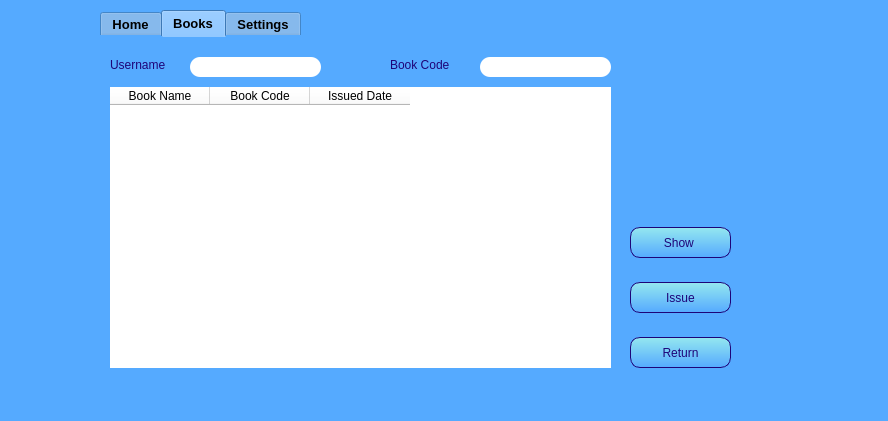
<?xml version="1.0" encoding="UTF-8"?>
<ui version="4.0">
 <class>MainWindow</class>
 <widget class="QMainWindow" name="MainWindow">
  <property name="geometry">
   <rect>
    <x>0</x>
    <y>0</y>
    <width>888</width>
    <height>421</height>
   </rect>
  </property>
  <property name="windowTitle">
   <string>Library Management System</string>
  </property>
  <property name="windowIcon">
   <iconset resource="icons.qrc">
    <normaloff>:/icons/library.png</normaloff>:/icons/library.png</iconset>
  </property>
  <property name="styleSheet">
   <string notr="true">background-color:#55AAFF</string>
  </property>
  <widget class="QWidget" name="centralwidget">
   <widget class="QPushButton" name="pushButton">
    <property name="geometry">
     <rect>
      <x>10</x>
      <y>40</y>
      <width>75</width>
      <height>71</height>
     </rect>
    </property>
    <property name="contextMenuPolicy">
     <enum>Qt::DefaultContextMenu</enum>
    </property>
    <property name="text">
     <string/>
    </property>
    <property name="icon">
     <iconset resource="icons.qrc">
      <normaloff>:/icons/home.png</normaloff>:/icons/home.png</iconset>
    </property>
    <property name="iconSize">
     <size>
      <width>50</width>
      <height>50</height>
     </size>
    </property>
    <property name="flat">
     <bool>true</bool>
    </property>
   </widget>
   <widget class="QPushButton" name="pushButton_2">
    <property name="geometry">
     <rect>
      <x>10</x>
      <y>170</y>
      <width>75</width>
      <height>71</height>
     </rect>
    </property>
    <property name="text">
     <string/>
    </property>
    <property name="icon">
     <iconset resource="icons.qrc">
      <normaloff>:/icons/books.png</normaloff>:/icons/books.png</iconset>
    </property>
    <property name="iconSize">
     <size>
      <width>50</width>
      <height>50</height>
     </size>
    </property>
    <property name="checkable">
     <bool>false</bool>
    </property>
    <property name="flat">
     <bool>true</bool>
    </property>
   </widget>
   <widget class="QPushButton" name="pushButton_3">
    <property name="geometry">
     <rect>
      <x>10</x>
      <y>290</y>
      <width>75</width>
      <height>61</height>
     </rect>
    </property>
    <property name="text">
     <string/>
    </property>
    <property name="icon">
     <iconset resource="icons.qrc">
      <normaloff>:/icons/settings.png</normaloff>:/icons/settings.png</iconset>
    </property>
    <property name="iconSize">
     <size>
      <width>50</width>
      <height>50</height>
     </size>
    </property>
    <property name="flat">
     <bool>true</bool>
    </property>
   </widget>
   <widget class="QTabWidget" name="tabWidget">
    <property name="geometry">
     <rect>
      <x>100</x>
      <y>10</y>
      <width>791</width>
      <height>401</height>
     </rect>
    </property>
    <property name="font">
     <font>
      <family>Segoe UI</family>
      <pointsize>10</pointsize>
      <weight>75</weight>
      <bold>true</bold>
      <kerning>true</kerning>
     </font>
    </property>
    <property name="mouseTracking">
     <bool>false</bool>
    </property>
    <property name="autoFillBackground">
     <bool>false</bool>
    </property>
    <property name="styleSheet">
     <string notr="true">border:0</string>
    </property>
    <property name="locale">
     <locale language="Hindi" country="India"/>
    </property>
    <property name="currentIndex">
     <number>1</number>
    </property>
    <widget class="QWidget" name="tab_1">
     <attribute name="title">
      <string>Home</string>
     </attribute>
     <widget class="QTableWidget" name="tableWidget">
      <property name="geometry">
       <rect>
        <x>0</x>
        <y>50</y>
        <width>781</width>
        <height>341</height>
       </rect>
      </property>
      <property name="styleSheet">
       <string notr="true">background-color: rgb(255, 255, 255);
font-color:#1E0478;</string>
      </property>
      <property name="frameShadow">
       <enum>QFrame::Raised</enum>
      </property>
      <column>
       <property name="text">
        <string>Book Name</string>
       </property>
      </column>
      <column>
       <property name="text">
        <string>Book Code</string>
       </property>
      </column>
      <column>
       <property name="text">
        <string>Book Category</string>
       </property>
      </column>
      <column>
       <property name="text">
        <string>Book Author</string>
       </property>
      </column>
      <column>
       <property name="text">
        <string>Book Publisher</string>
       </property>
      </column>
      <column>
       <property name="text">
        <string>Book Price</string>
       </property>
      </column>
      <column>
       <property name="text">
        <string>Book Count</string>
       </property>
      </column>
     </widget>
     <widget class="QPushButton" name="pushButton_4">
      <property name="geometry">
       <rect>
        <x>690</x>
        <y>20</y>
        <width>75</width>
        <height>23</height>
       </rect>
      </property>
      <property name="styleSheet">
       <string notr="true">
background-color: qlineargradient(x1: 0, y1: 0, x2: 0, y2: 1, stop: 0 #94E7EF, stop: 1 #55AAFF);
border-style: solid;
border-color: #1E0478;
border-width: 1px;
border-radius: 10px;
color:#1E0478;
</string>
      </property>
      <property name="text">
       <string>SEARCH</string>
      </property>
     </widget>
     <widget class="QPushButton" name="pushButton_7">
      <property name="geometry">
       <rect>
        <x>600</x>
        <y>20</y>
        <width>75</width>
        <height>23</height>
       </rect>
      </property>
      <property name="styleSheet">
       <string notr="true">
background-color: qlineargradient(x1: 0, y1: 0, x2: 0, y2: 1, stop: 0 #94E7EF, stop: 1 #55AAFF);
border-style: solid;
border-color: #1E0478;
border-width: 1px;
border-radius: 10px;
color:#1E0478;
</string>
      </property>
      <property name="text">
       <string>Refresh</string>
      </property>
     </widget>
     <widget class="QLineEdit" name="lineEdit">
      <property name="geometry">
       <rect>
        <x>0</x>
        <y>20</y>
        <width>131</width>
        <height>20</height>
       </rect>
      </property>
      <property name="styleSheet">
       <string notr="true">background-color: rgb(255, 255, 255);
border-radius: 10px
</string>
      </property>
      <property name="placeholderText">
       <string>   Enter Title here</string>
      </property>
     </widget>
    </widget>
    <widget class="QWidget" name="tab_2">
     <attribute name="title">
      <string>Books</string>
     </attribute>
     <widget class="QTabWidget" name="tabWidget_2">
      <property name="geometry">
       <rect>
        <x>-10</x>
        <y>0</y>
        <width>811</width>
        <height>401</height>
       </rect>
      </property>
      <property name="font">
       <font>
        <pointsize>9</pointsize>
       </font>
      </property>
      <property name="styleSheet">
       <string notr="true"> border: 0; </string>
      </property>
      <property name="currentIndex">
       <number>0</number>
      </property>
      <property name="elideMode">
       <enum>Qt::ElideNone</enum>
      </property>
      <property name="documentMode">
       <bool>false</bool>
      </property>
      <property name="tabsClosable">
       <bool>false</bool>
      </property>
      <property name="movable">
       <bool>true</bool>
      </property>
      <property name="tabBarAutoHide">
       <bool>true</bool>
      </property>
      <widget class="QWidget" name="tab_4">
       <attribute name="title">
        <string>New Task</string>
       </attribute>
       <widget class="QLineEdit" name="lineEdit_2">
        <property name="geometry">
         <rect>
          <x>390</x>
          <y>20</y>
          <width>131</width>
          <height>20</height>
         </rect>
        </property>
        <property name="styleSheet">
         <string notr="true">background-color: rgb(255, 255, 255);
border-radius: 10px

</string>
        </property>
        <property name="inputMethodHints">
         <set>Qt::ImhDigitsOnly</set>
        </property>
       </widget>
       <widget class="QLineEdit" name="lineEdit_3">
        <property name="geometry">
         <rect>
          <x>100</x>
          <y>20</y>
          <width>131</width>
          <height>20</height>
         </rect>
        </property>
        <property name="styleSheet">
         <string notr="true">background-color: rgb(255, 255, 255);
border-radius: 10px
</string>
        </property>
       </widget>
       <widget class="QPushButton" name="pushButton_5">
        <property name="geometry">
         <rect>
          <x>540</x>
          <y>245</y>
          <width>101</width>
          <height>31</height>
         </rect>
        </property>
        <property name="styleSheet">
         <string notr="true">
background-color: qlineargradient(x1: 0, y1: 0, x2: 0, y2: 1, stop: 0 #94E7EF, stop: 1 #55AAFF);
border-style: solid;
border-color: #1E0478;
border-width: 1px;
border-radius: 10px;
color:#1E0478;
</string>
        </property>
        <property name="text">
         <string>Issue</string>
        </property>
       </widget>
       <widget class="QLabel" name="label_2">
        <property name="geometry">
         <rect>
          <x>20</x>
          <y>20</y>
          <width>71</width>
          <height>16</height>
         </rect>
        </property>
        <property name="font">
         <font>
          <pointsize>9</pointsize>
         </font>
        </property>
        <property name="styleSheet">
         <string notr="true">color:#1E0478</string>
        </property>
        <property name="text">
         <string>Username</string>
        </property>
       </widget>
       <widget class="QLabel" name="label_3">
        <property name="geometry">
         <rect>
          <x>300</x>
          <y>20</y>
          <width>71</width>
          <height>16</height>
         </rect>
        </property>
        <property name="font">
         <font>
          <pointsize>9</pointsize>
         </font>
        </property>
        <property name="styleSheet">
         <string notr="true">color:#1E0478</string>
        </property>
        <property name="text">
         <string>Book Code</string>
        </property>
       </widget>
       <widget class="QPushButton" name="pushButton_12">
        <property name="geometry">
         <rect>
          <x>540</x>
          <y>300</y>
          <width>101</width>
          <height>31</height>
         </rect>
        </property>
        <property name="styleSheet">
         <string notr="true">
background-color: qlineargradient(x1: 0, y1: 0, x2: 0, y2: 1, stop: 0 #94E7EF, stop: 1 #55AAFF);
border-style: solid;
border-color: #1E0478;
border-width: 1px;
border-radius: 10px;
color:#1E0478;
</string>
        </property>
        <property name="text">
         <string>Return</string>
        </property>
       </widget>
       <widget class="QTableWidget" name="tableWidget_2">
        <property name="geometry">
         <rect>
          <x>20</x>
          <y>50</y>
          <width>501</width>
          <height>281</height>
         </rect>
        </property>
        <property name="minimumSize">
         <size>
          <width>501</width>
          <height>0</height>
         </size>
        </property>
        <property name="maximumSize">
         <size>
          <width>501</width>
          <height>291</height>
         </size>
        </property>
        <property name="styleSheet">
         <string notr="true">background-color: rgb(255, 255, 255);</string>
        </property>
        <property name="frameShadow">
         <enum>QFrame::Raised</enum>
        </property>
        <column>
         <property name="text">
          <string>Book Name</string>
         </property>
        </column>
        <column>
         <property name="text">
          <string>Book Code</string>
         </property>
        </column>
        <column>
         <property name="text">
          <string>Issued Date</string>
         </property>
        </column>
       </widget>
       <widget class="QLabel" name="label_5">
        <property name="geometry">
         <rect>
          <x>530</x>
          <y>120</y>
          <width>261</width>
          <height>51</height>
         </rect>
        </property>
        <property name="font">
         <font>
          <pointsize>10</pointsize>
         </font>
        </property>
        <property name="styleSheet">
         <string notr="true">color:#1E0478</string>
        </property>
        <property name="text">
         <string/>
        </property>
       </widget>
       <widget class="QPushButton" name="pushButton_10">
        <property name="geometry">
         <rect>
          <x>540</x>
          <y>190</y>
          <width>101</width>
          <height>31</height>
         </rect>
        </property>
        <property name="styleSheet">
         <string notr="true">
background-color: qlineargradient(x1: 0, y1: 0, x2: 0, y2: 1, stop: 0 #94E7EF, stop: 1 #55AAFF);
border-style: solid;
border-color: #1E0478;
border-width: 1px;
border-radius: 10px;
color:#1E0478;
</string>
        </property>
        <property name="text">
         <string>Show </string>
        </property>
       </widget>
      </widget>
     </widget>
    </widget>
    <widget class="QWidget" name="tab_3">
     <attribute name="title">
      <string>Settings</string>
     </attribute>
     <widget class="QPushButton" name="pushButton_8">
      <property name="enabled">
       <bool>false</bool>
      </property>
      <property name="geometry">
       <rect>
        <x>410</x>
        <y>330</y>
        <width>101</width>
        <height>31</height>
       </rect>
      </property>
      <property name="font">
       <font>
        <pointsize>11</pointsize>
        <weight>50</weight>
        <bold>false</bold>
        <underline>false</underline>
        <kerning>true</kerning>
       </font>
      </property>
      <property name="styleSheet">
       <string notr="true">
background-color: qlineargradient(x1: 0, y1: 0, x2: 0, y2: 1, stop: 0 #94E7EF, stop: 1 #55AAFF);
border-style: solid;
border-color: #1E0478;
border-width: 1px;
border-radius: 10px;
color:#1E0478;
</string>
      </property>
      <property name="text">
       <string>Export Books</string>
      </property>
     </widget>
     <widget class="QPushButton" name="pushButton_13">
      <property name="enabled">
       <bool>false</bool>
      </property>
      <property name="geometry">
       <rect>
        <x>530</x>
        <y>330</y>
        <width>101</width>
        <height>31</height>
       </rect>
      </property>
      <property name="font">
       <font>
        <pointsize>11</pointsize>
       </font>
      </property>
      <property name="styleSheet">
       <string notr="true">
background-color: qlineargradient(x1: 0, y1: 0, x2: 0, y2: 1, stop: 0 #94E7EF, stop: 1 #55AAFF);
border-style: solid;
border-color: #1E0478;
border-width: 1px;
border-radius: 10px;
color:#1E0478;
</string>
      </property>
      <property name="text">
       <string>Export Users</string>
      </property>
     </widget>
     <widget class="QLineEdit" name="lineEdit_7">
      <property name="geometry">
       <rect>
        <x>500</x>
        <y>210</y>
        <width>131</width>
        <height>20</height>
       </rect>
      </property>
      <property name="styleSheet">
       <string notr="true">background-color: rgb(255, 255, 255);
border-radius: 10px
</string>
      </property>
     </widget>
     <widget class="QLabel" name="label_14">
      <property name="geometry">
       <rect>
        <x>410</x>
        <y>250</y>
        <width>71</width>
        <height>21</height>
       </rect>
      </property>
      <property name="font">
       <font>
        <pointsize>9</pointsize>
       </font>
      </property>
      <property name="styleSheet">
       <string notr="true">color: #1E0478;</string>
      </property>
      <property name="text">
       <string>Book Count</string>
      </property>
     </widget>
     <widget class="QLabel" name="label_8">
      <property name="geometry">
       <rect>
        <x>410</x>
        <y>50</y>
        <width>71</width>
        <height>16</height>
       </rect>
      </property>
      <property name="font">
       <font>
        <pointsize>9</pointsize>
       </font>
      </property>
      <property name="styleSheet">
       <string notr="true">color: #1E0478;</string>
      </property>
      <property name="text">
       <string>Book Code</string>
      </property>
     </widget>
     <widget class="QLabel" name="label_9">
      <property name="geometry">
       <rect>
        <x>410</x>
        <y>210</y>
        <width>71</width>
        <height>21</height>
       </rect>
      </property>
      <property name="font">
       <font>
        <pointsize>9</pointsize>
       </font>
      </property>
      <property name="styleSheet">
       <string notr="true">color: #1E0478;</string>
      </property>
      <property name="text">
       <string>Book Price</string>
      </property>
     </widget>
     <widget class="QPushButton" name="pushButton_11">
      <property name="geometry">
       <rect>
        <x>60</x>
        <y>310</y>
        <width>101</width>
        <height>31</height>
       </rect>
      </property>
      <property name="font">
       <font>
        <pointsize>14</pointsize>
       </font>
      </property>
      <property name="focusPolicy">
       <enum>Qt::StrongFocus</enum>
      </property>
      <property name="acceptDrops">
       <bool>false</bool>
      </property>
      <property name="autoFillBackground">
       <bool>false</bool>
      </property>
      <property name="styleSheet">
       <string notr="true">
background-color: qlineargradient(x1: 0, y1: 0, x2: 0, y2: 1, stop: 0 #94E7EF, stop: 1 #55AAFF);
border-style: solid;
border-color: #1E0478;
border-width: 1px;
border-radius: 10px;
color:#1E0478;
</string>
      </property>
      <property name="text">
       <string>Login</string>
      </property>
      <property name="checkable">
       <bool>false</bool>
      </property>
      <property name="checked">
       <bool>false</bool>
      </property>
      <property name="default">
       <bool>false</bool>
      </property>
      <property name="flat">
       <bool>false</bool>
      </property>
     </widget>
     <widget class="QLineEdit" name="lineEdit_8">
      <property name="geometry">
       <rect>
        <x>500</x>
        <y>130</y>
        <width>131</width>
        <height>20</height>
       </rect>
      </property>
      <property name="styleSheet">
       <string notr="true">background-color: rgb(255, 255, 255);
border-radius: 10px
</string>
      </property>
     </widget>
     <widget class="QLabel" name="label_10">
      <property name="geometry">
       <rect>
        <x>410</x>
        <y>170</y>
        <width>61</width>
        <height>21</height>
       </rect>
      </property>
      <property name="font">
       <font>
        <pointsize>9</pointsize>
       </font>
      </property>
      <property name="styleSheet">
       <string notr="true">color: #1E0478;</string>
      </property>
      <property name="text">
       <string>Publisher</string>
      </property>
     </widget>
     <widget class="QLabel" name="label_4">
      <property name="geometry">
       <rect>
        <x>26</x>
        <y>90</y>
        <width>191</width>
        <height>61</height>
       </rect>
      </property>
      <property name="font">
       <font>
        <pointsize>18</pointsize>
       </font>
      </property>
      <property name="styleSheet">
       <string notr="true">color:#1E0478</string>
      </property>
      <property name="text">
       <string> ADMIN'S SPACE</string>
      </property>
     </widget>
     <widget class="QLabel" name="label_11">
      <property name="geometry">
       <rect>
        <x>410</x>
        <y>90</y>
        <width>61</width>
        <height>21</height>
       </rect>
      </property>
      <property name="font">
       <font>
        <pointsize>9</pointsize>
       </font>
      </property>
      <property name="styleSheet">
       <string notr="true">color: #1E0478;</string>
      </property>
      <property name="text">
       <string>Category</string>
      </property>
     </widget>
     <widget class="QLineEdit" name="lineEdit_4">
      <property name="geometry">
       <rect>
        <x>30</x>
        <y>220</y>
        <width>171</width>
        <height>20</height>
       </rect>
      </property>
      <property name="styleSheet">
       <string notr="true">background-color: rgb(255, 255, 255);
border-radius: 10px</string>
      </property>
      <property name="text">
       <string/>
      </property>
      <property name="echoMode">
       <enum>QLineEdit::Password</enum>
      </property>
      <property name="placeholderText">
       <string>   Enter Password here</string>
      </property>
      <property name="clearButtonEnabled">
       <bool>true</bool>
      </property>
     </widget>
     <widget class="QLineEdit" name="lineEdit_9">
      <property name="geometry">
       <rect>
        <x>500</x>
        <y>170</y>
        <width>131</width>
        <height>20</height>
       </rect>
      </property>
      <property name="styleSheet">
       <string notr="true">background-color: rgb(255, 255, 255);
border-radius: 10px
</string>
      </property>
     </widget>
     <widget class="QLineEdit" name="lineEdit_5">
      <property name="geometry">
       <rect>
        <x>500</x>
        <y>10</y>
        <width>131</width>
        <height>20</height>
       </rect>
      </property>
      <property name="styleSheet">
       <string notr="true">background-color: rgb(255, 255, 255);
border-radius: 10px
</string>
      </property>
     </widget>
     <widget class="QLineEdit" name="lineEdit_11">
      <property name="geometry">
       <rect>
        <x>30</x>
        <y>169</y>
        <width>171</width>
        <height>21</height>
       </rect>
      </property>
      <property name="styleSheet">
       <string notr="true">background-color: rgb(255, 255, 255);
border-radius: 10px</string>
      </property>
      <property name="frame">
       <bool>true</bool>
      </property>
      <property name="cursorPosition">
       <number>0</number>
      </property>
      <property name="placeholderText">
       <string>   Enter Username here</string>
      </property>
      <property name="clearButtonEnabled">
       <bool>true</bool>
      </property>
     </widget>
     <widget class="QPushButton" name="pushButton_6">
      <property name="enabled">
       <bool>false</bool>
      </property>
      <property name="geometry">
       <rect>
        <x>410</x>
        <y>290</y>
        <width>101</width>
        <height>31</height>
       </rect>
      </property>
      <property name="font">
       <font>
        <pointsize>12</pointsize>
       </font>
      </property>
      <property name="styleSheet">
       <string notr="true">
background-color: qlineargradient(x1: 0, y1: 0, x2: 0, y2: 1, stop: 0 #94E7EF, stop: 1 #55AAFF);
border-style: solid;
border-color: #1E0478;
border-width: 1px;
border-radius: 10px;
color:#1E0478;
</string>
      </property>
      <property name="text">
       <string>Add</string>
      </property>
     </widget>
     <widget class="QLabel" name="label_13">
      <property name="geometry">
       <rect>
        <x>410</x>
        <y>10</y>
        <width>71</width>
        <height>21</height>
       </rect>
      </property>
      <property name="font">
       <font>
        <pointsize>9</pointsize>
       </font>
      </property>
      <property name="styleSheet">
       <string notr="true">color: #1E0478;</string>
      </property>
      <property name="text">
       <string>Book Title</string>
      </property>
     </widget>
     <widget class="QPushButton" name="pushButton_9">
      <property name="enabled">
       <bool>false</bool>
      </property>
      <property name="geometry">
       <rect>
        <x>530</x>
        <y>290</y>
        <width>101</width>
        <height>31</height>
       </rect>
      </property>
      <property name="font">
       <font>
        <pointsize>12</pointsize>
       </font>
      </property>
      <property name="styleSheet">
       <string notr="true">
background-color: qlineargradient(x1: 0, y1: 0, x2: 0, y2: 1, stop: 0 #94E7EF, stop: 1 #55AAFF);
border-style: solid;
border-color: #1E0478;
border-width: 1px;
border-radius: 10px;
color:#1E0478;
</string>
      </property>
      <property name="text">
       <string>Delete</string>
      </property>
     </widget>
     <widget class="QLineEdit" name="lineEdit_12">
      <property name="geometry">
       <rect>
        <x>500</x>
        <y>250</y>
        <width>131</width>
        <height>20</height>
       </rect>
      </property>
      <property name="styleSheet">
       <string notr="true">background-color: rgb(255, 255, 255);
border-radius: 10px
</string>
      </property>
      <property name="text">
       <string/>
      </property>
     </widget>
     <widget class="QLabel" name="label_12">
      <property name="geometry">
       <rect>
        <x>410</x>
        <y>130</y>
        <width>61</width>
        <height>21</height>
       </rect>
      </property>
      <property name="font">
       <font>
        <pointsize>9</pointsize>
       </font>
      </property>
      <property name="styleSheet">
       <string notr="true">color: #1E0478;</string>
      </property>
      <property name="text">
       <string>Author</string>
      </property>
     </widget>
     <widget class="QLabel" name="label">
      <property name="geometry">
       <rect>
        <x>85</x>
        <y>30</y>
        <width>61</width>
        <height>61</height>
       </rect>
      </property>
      <property name="styleSheet">
       <string notr="true">image: url(:/icons/admin.png);</string>
      </property>
      <property name="text">
       <string/>
      </property>
     </widget>
     <widget class="QLineEdit" name="lineEdit_6">
      <property name="geometry">
       <rect>
        <x>500</x>
        <y>50</y>
        <width>131</width>
        <height>20</height>
       </rect>
      </property>
      <property name="styleSheet">
       <string notr="true">background-color: rgb(255, 255, 255);
border-radius: 10px
</string>
      </property>
      <property name="inputMethodHints">
       <set>Qt::ImhDigitsOnly</set>
      </property>
      <property name="echoMode">
       <enum>QLineEdit::Normal</enum>
      </property>
     </widget>
     <widget class="QLineEdit" name="lineEdit_10">
      <property name="geometry">
       <rect>
        <x>500</x>
        <y>90</y>
        <width>131</width>
        <height>20</height>
       </rect>
      </property>
      <property name="styleSheet">
       <string notr="true">background-color: rgb(255, 255, 255);
border-radius: 10px
</string>
      </property>
     </widget>
     <widget class="QLabel" name="label_6">
      <property name="geometry">
       <rect>
        <x>-10</x>
        <y>260</y>
        <width>381</width>
        <height>41</height>
       </rect>
      </property>
      <property name="font">
       <font>
        <pointsize>10</pointsize>
       </font>
      </property>
      <property name="styleSheet">
       <string notr="true">color: #1E0478;</string>
      </property>
      <property name="text">
       <string/>
      </property>
     </widget>
    </widget>
   </widget>
  </widget>
  <widget class="QStatusBar" name="statusbar"/>
 </widget>
 <tabstops>
  <tabstop>lineEdit</tabstop>
  <tabstop>pushButton_7</tabstop>
  <tabstop>pushButton_4</tabstop>
  <tabstop>tableWidget</tabstop>
  <tabstop>pushButton</tabstop>
  <tabstop>pushButton_2</tabstop>
  <tabstop>pushButton_3</tabstop>
  <tabstop>tabWidget</tabstop>
  <tabstop>lineEdit_3</tabstop>
  <tabstop>lineEdit_2</tabstop>
  <tabstop>pushButton_10</tabstop>
  <tabstop>pushButton_5</tabstop>
  <tabstop>pushButton_12</tabstop>
  <tabstop>tableWidget_2</tabstop>
  <tabstop>tabWidget_2</tabstop>
  <tabstop>lineEdit_11</tabstop>
  <tabstop>lineEdit_4</tabstop>
  <tabstop>pushButton_11</tabstop>
  <tabstop>lineEdit_5</tabstop>
  <tabstop>lineEdit_6</tabstop>
  <tabstop>lineEdit_10</tabstop>
  <tabstop>lineEdit_8</tabstop>
  <tabstop>lineEdit_9</tabstop>
  <tabstop>lineEdit_7</tabstop>
  <tabstop>lineEdit_12</tabstop>
  <tabstop>pushButton_6</tabstop>
  <tabstop>pushButton_9</tabstop>
  <tabstop>pushButton_8</tabstop>
  <tabstop>pushButton_13</tabstop>
 </tabstops>
 <resources>
  <include location="icons.qrc"/>
 </resources>
 <connections/>
</ui>
